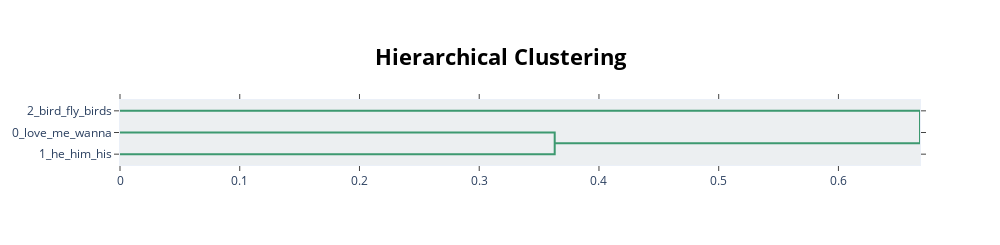

Source (notebook cell):
### Code cell
# Visualizar la jerarquía de los temas en un gráfico de árbol
model.visualize_hierarchy(top_n_topics=30)

### Figure 1 — Plotly figure (JSON) as saved in the notebook; plotly's stock layout.template omitted (floating-point values rounded to 4 significant figures)
{"data": [{"hoverinfo": "text", "marker": {"color": "rgb(61,153,112)"}, "mode": "lines", "type": "scatter", "x": [0, 0.363, 0.363, 0], "xaxis": "x", "y": [-15, -15, -25, -25], "yaxis": "y"}, {"hoverinfo": "text", "marker": {"color": "rgb(61,153,112)"}, "mode": "lines", "type": "scatter", "x": [0, 0.6681, 0.6681, 0.363], "xaxis": "x", "y": [-5, -5, -20, -20], "yaxis": "y"}], "layout": {"autosize": false, "height": 245, "hoverlabel": {"bgcolor": "white", "font": {"family": "Rockwell", "size": 16}}, "hovermode": "closest", "plot_bgcolor": "#ECEFF1", "showlegend": false, "title": {"font": {"color": "Black", "size": 22}, "text": "<b>Hierarchical Clustering</b>", "x": 0.5, "xanchor": "center", "yanchor": "top"}, "width": 1000, "xaxis": {"mirror": "allticks", "rangemode": "tozero", "showgrid": false, "showline": true, "showticklabels": true, "ticks": "outside", "type": "linear", "zeroline": false}, "yaxis": {"mirror": "allticks", "range": [-30, 0], "rangemode": "tozero", "showgrid": false, "showline": true, "showticklabels": true, "tickmode": "array", "ticks": "outside", "ticktext": ["2_bird_fly_birds", "0_love_me_wanna", "1_he_him_his"], "tickvals": [-5, -15, -25], "type": "linear", "zeroline": false}}}
